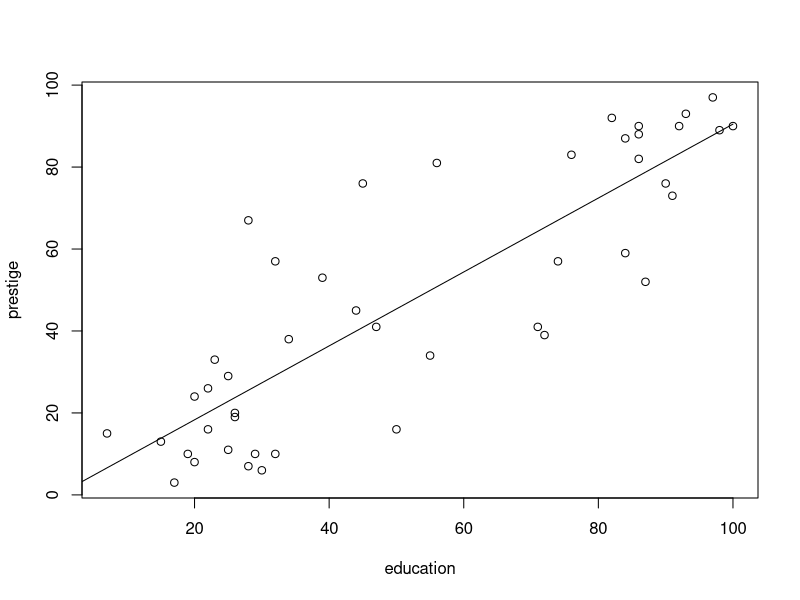

The R script that drew this image:
## ---- chunk 1
knitr::opts_chunk$set(echo = TRUE)
## ---- chunk 2
library(car)

# Careers in the United States
data("Duncan")
head(Duncan)
sapply(Duncan, unique)

## ---- chunk 3
model = lm(prestige ~ education, Duncan)
plot(prestige ~ education, Duncan)

f <- function(x) {
  predict(
    model,
    data.frame(education = x)
  )
}

plot(f, from = 0, to = 100, add = TRUE)

new_data <- data.frame(education =c(10, 50, 90))
# colums must match up with the columns in the model
new_data
predict(model, new_data)

